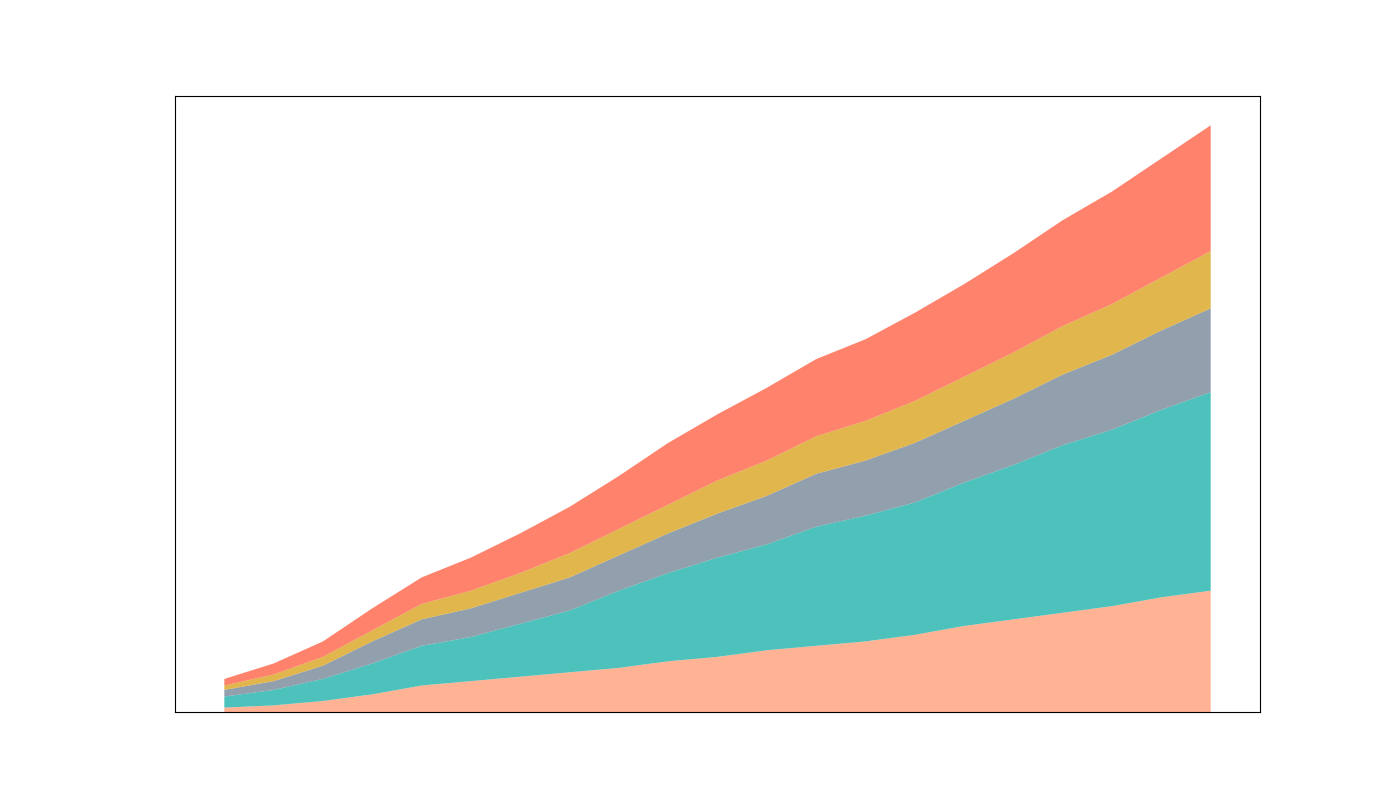

Source code (Python):
import matplotlib.pyplot as plt
import numpy as np

# Data preparation
years = np.arange(2000, 2021)
migration_africa = np.array([2, 3, 5, 8, 12, 14, 16, 18, 20, 23, 25, 28, 30, 32, 35, 39, 42, 45, 48, 52, 55])
migration_asia = np.array([5, 7, 10, 14, 18, 20, 24, 28, 35, 40, 45, 48, 54, 57, 60, 65, 70, 76, 80, 85, 90])
migration_europe = np.array([3, 4, 6, 10, 12, 13, 14, 15, 16, 18, 20, 22, 24, 25, 27, 28, 30, 32, 34, 36, 38])
migration_namerica = np.array([2, 3, 4, 5, 7, 8, 9, 11, 12, 13, 15, 16, 17, 18, 19, 20, 21, 22, 23, 24, 26])
migration_samerica = np.array([3, 5, 7, 10, 12, 15, 18, 21, 24, 28, 30, 33, 35, 37, 40, 42, 45, 48, 51, 54, 57])

# Stack the data for plotting
migration_data = np.vstack([migration_africa, migration_asia, migration_europe, migration_namerica, migration_samerica])

# Plot the stacked area chart
fig, ax = plt.subplots(figsize=(14, 8))

# Use stackplot to create the chart without labels and titles
ax.stackplot(years, migration_data, colors=['#FFA07A', '#20B2AA', '#778899', '#DAA520', '#FF6347'], alpha=0.8)

# Remove axis labels and title
ax.set_xticks([])
ax.set_yticks([])

# Remove legend
ax.legend().remove()

# Show the plot
plt.show()
